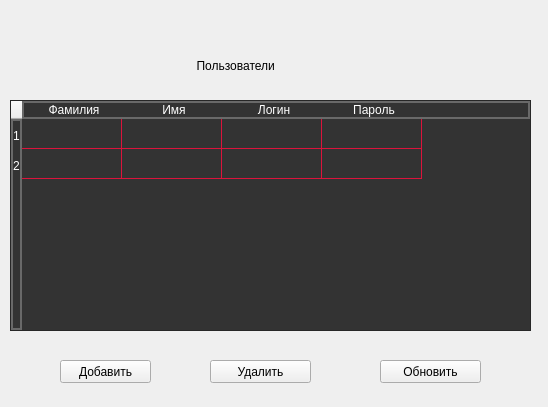
<?xml version="1.0" encoding="UTF-8"?>
<ui version="4.0">
 <class>Form</class>
 <widget class="QWidget" name="Form">
  <property name="geometry">
   <rect>
    <x>0</x>
    <y>0</y>
    <width>548</width>
    <height>407</height>
   </rect>
  </property>
  <property name="windowTitle">
   <string>Form</string>
  </property>
  <property name="styleSheet">
   <string notr="true"/>
  </property>
  <widget class="QTableWidget" name="tableWidget">
   <property name="geometry">
    <rect>
     <x>10</x>
     <y>100</y>
     <width>521</width>
     <height>231</height>
    </rect>
   </property>
   <property name="styleSheet">
    <string notr="true">QTableWidget 
{
	color:white;
	background-color:#333;
	selection-color:green;
	font: 700 8pt &quot;Arial&quot;;
	selection-background-color:#FF0000;
	gridline-color:#DC143C
}

QTableWidget::item:selected
{
	color:white;
	background-color:#A52A2A;
}

QHeaderView 
{
	border:none;
	font: 700 8pt &quot;Arial&quot;;
	background-color:#333;
	color:white;
	border:2px solid #696969;
}

QHeaderView::section 
{
	border:none;
	font: 700 8pt &quot;Arial&quot;;
	background-color:#333;
	color:white;
}</string>
   </property>
   <row>
    <property name="text">
     <string>1</string>
    </property>
   </row>
   <row>
    <property name="text">
     <string>2</string>
    </property>
   </row>
   <column>
    <property name="text">
     <string>Фамилия</string>
    </property>
   </column>
   <column>
    <property name="text">
     <string>Имя</string>
    </property>
   </column>
   <column>
    <property name="text">
     <string>Логин</string>
    </property>
   </column>
   <column>
    <property name="text">
     <string>Пароль</string>
    </property>
   </column>
  </widget>
  <widget class="QPushButton" name="knopka_add">
   <property name="geometry">
    <rect>
     <x>60</x>
     <y>360</y>
     <width>91</width>
     <height>23</height>
    </rect>
   </property>
   <property name="text">
    <string>Добавить</string>
   </property>
  </widget>
  <widget class="QPushButton" name="knopka_delete">
   <property name="geometry">
    <rect>
     <x>210</x>
     <y>360</y>
     <width>101</width>
     <height>23</height>
    </rect>
   </property>
   <property name="text">
    <string>Удалить</string>
   </property>
  </widget>
  <widget class="QPushButton" name="knopka_upd">
   <property name="geometry">
    <rect>
     <x>380</x>
     <y>360</y>
     <width>101</width>
     <height>23</height>
    </rect>
   </property>
   <property name="text">
    <string>Обновить</string>
   </property>
  </widget>
  <widget class="QLabel" name="label">
   <property name="geometry">
    <rect>
     <x>150</x>
     <y>50</y>
     <width>221</width>
     <height>31</height>
    </rect>
   </property>
   <property name="mouseTracking">
    <bool>false</bool>
   </property>
   <property name="tabletTracking">
    <bool>false</bool>
   </property>
   <property name="styleSheet">
    <string notr="true">font: 75 16pt &quot;Times New Roman&quot;;</string>
   </property>
   <property name="text">
    <string>              Пользователи</string>
   </property>
  </widget>
 </widget>
 <resources/>
 <connections/>
</ui>
